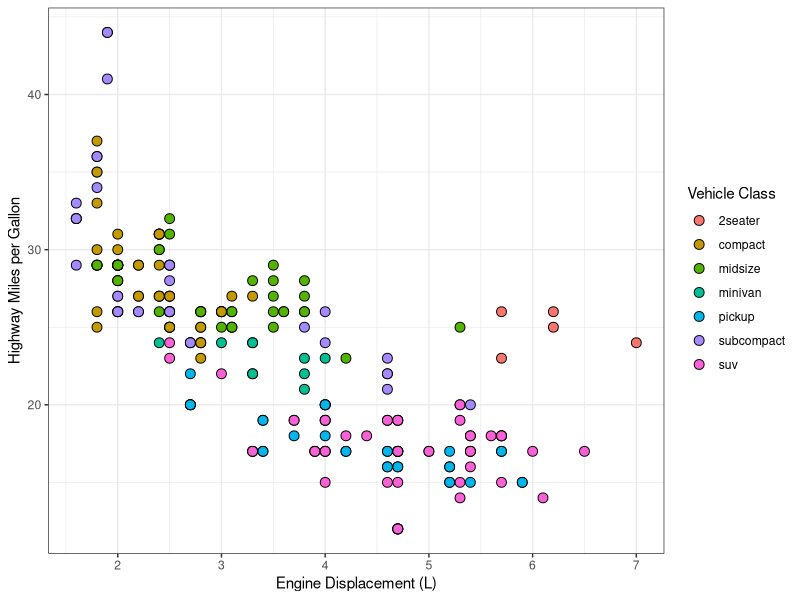

Write R code to recreate this figure.

#------------------------------------#
# MB5370: Techniques in Marine Science 1
# Programming Fundamentals
# Kylah Kalbfleisch
#------------------------------------#
# Workshop 01. Introduction ####


# Basic arithmetic (e.g. wrangling sea surface temperatures) ####
24.5 + 1.2
32.0 / 4
1:30
 
# Objects and Assignment ####

# This section focuses on understanding how data is stored in R and why that matters.
 
 
# Field survey data ####
quadrat_area_m2 <- 0.25
number_of_quadrats <- 16
total_area_surveyed <- quadrat_area_m2 * number_of_quadrats

# Let's print out the result
print(total_area_surveyed)


# Basic plot ####
library(ggplot2)
basic_plot <- ggplot(data = mpg) + 
  geom_point(mapping = aes(x = displ, y = hwy, fill = class), colour = "black", size = 3, shape = 21) +
  theme_bw() +
  labs(x = "Engine Displacement (L)", y = "Highway Miles per Gallon", fill = "Vehicle Class") # Changed colour to fill

print(basic_plot)
